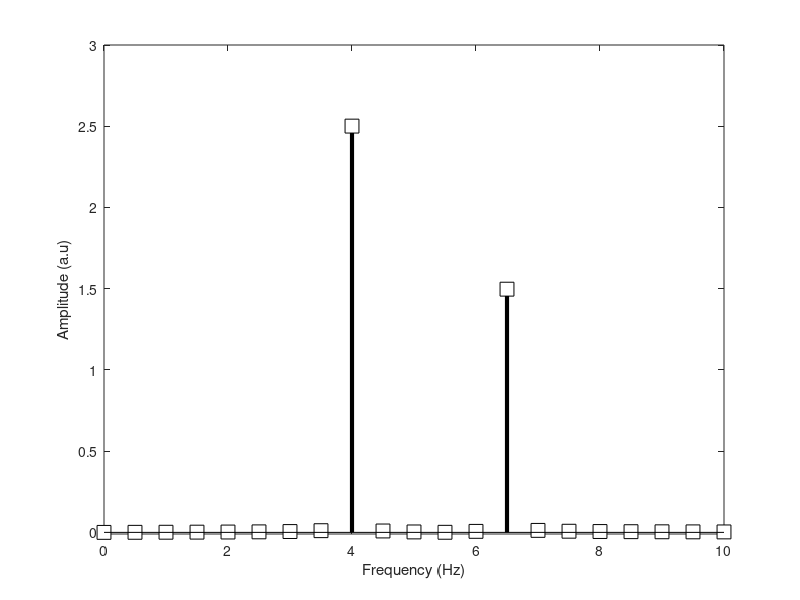
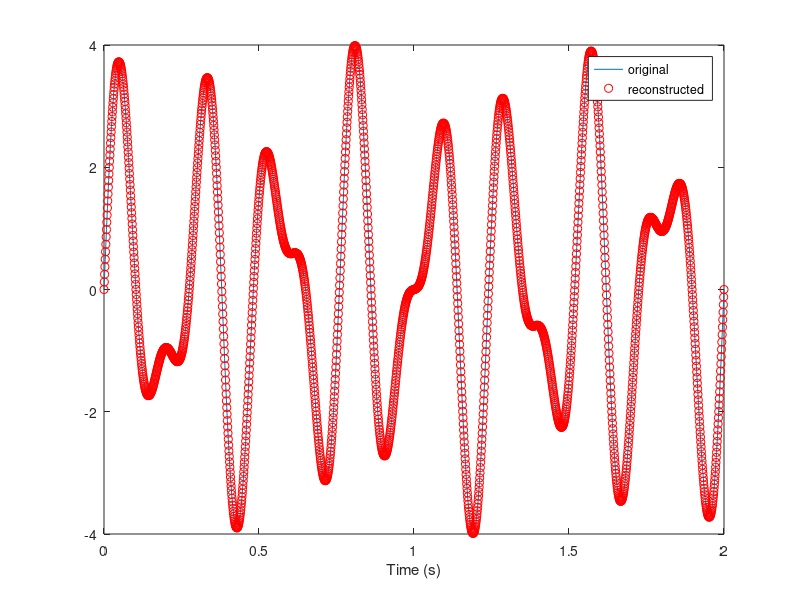
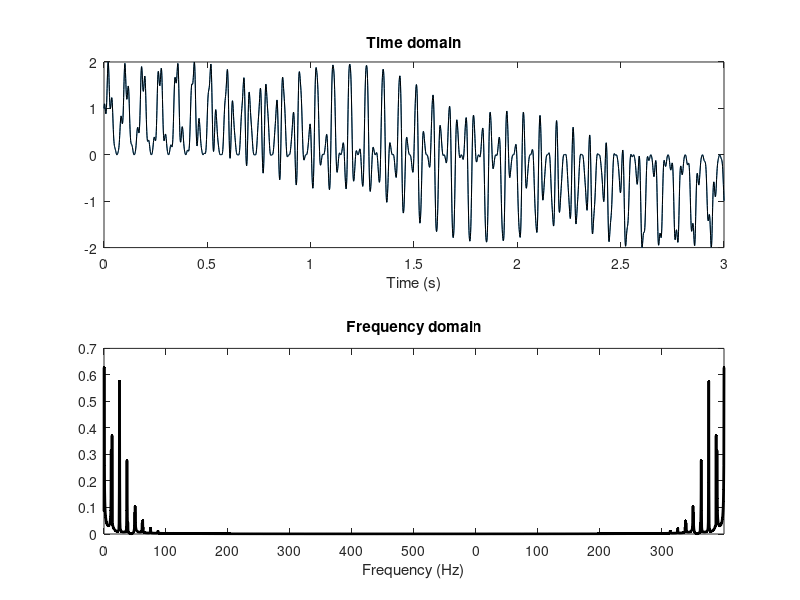

Source code (MATLAB) for these figures, in order:
%% inverse discrete fourier transform

% create the signal
srate = 1000; % hz
time = 0:1/srate:2; % time vector in seconds
pnts = length(time); % number of time points
signal = 2.5 * sin(2*pi*4*time) + 1.5 * sin (2*pi*6.5*time);

% prepare the fourier transform
fourTime = (0:pnts-1)/pnts;
fCoefs = zeros(size(signal));

for fi=1:pnts

% create complex sine wave
csw = exp(-1i*2*pi*(fi-1)*fourTime);

% compute dot product between sine wave and signal
fCoefs(fi) = sum(signal.*csw);
% these are called the fourier coefficients
end 

% extract amplitudes
ampls = abs(fCoefs) / pnts;
ampls(2:end) = 2*ampls(2:end);

% compute frequencies vector
hz = linspace(0,srate/2,floor(pnts/2)+1);

figure(1), clf
plot(hz,ampls(1:length(hz)),'s-')
% better:
stem(hz,ampls(1:length(hz)),'ks-','linew',3,'markersize',10,'markerfacecolor','w')

% make plot look a bit nicer
set(gca,'xlim',[0 10],'ylim',[-.01 3])
xlabel('Frequency (Hz)'), ylabel('Amplitude (a.u)')



%% inverse fourier transform

% initialize time-domain reconstruction 
reconsignal = zeros(size(signal));

for fi=1:pnts

% create coefficient-modulated complex sine wave
csw = fCoefs(fi) * exp(1i*2*pi*(fi-1)*fourTime);

% sum them together
reconsignal = reconsignal +csw;
end

% divide by N
reconsignal = reconsignal/pnts;

figure(2), clf
plot(time,signal)
hold on
plot(time,real(reconsignal),'ro')
legend({'original';'reconstructed'})
xlabel('Time (s)')
%% one frequency at a time 

clear

% set parametres
srate = 1000;
time = 0:1/srate:3;
pnts = length(time);

% create multispectral signal
signal = (1+sin(2*pi*12*time)) .* cos(sin(2*pi*25*time)+time);

% prepare the fourier transform
fourTime = (0:pnts-1)/pnts;
fCoefs = zeros(size(signal));

% here is the fourier transform
for fi=1:pnts
csw = exp(-1i*2*pi*(fi-1)*fourTime);
fCoefs(fi) = sum(signal.*csw)/pnts;
end

% frequencies in hz
hz = linspace(0,srate,pnts);

% setup plotting
figure(3), clf
subplot(211)
plot(time,signal), hold on
sigh = plot(time,signal,'k');
xlabel('Time (s)')
title('Time domain')

subplot(212)
powh = plot(1,'k','linew',2);
set(gca,'xlim',hz([1 end]),'xtick',0:100:900,'xticklabel',[0:100:500 400:-100]);
title('Frequency domain')
xlabel('Frequency (Hz)')

% initialize the reconstructed signal
reconsignal = zeros(size(signal));

% inverse fourier transform here
for fi=1:pnts

% create coeefficients-modulated complex sine wave
csw = fCoefs(fi) * exp(1i*2*pi*(fi-1)*fourTime);

% sum them together
reconsignal = reconsignal + csw;

% update plot for some frequencies
if  fi < dsearchn(hz',100) || fi>dsearchn(hz',srate-100)
set(sigh,'YData',real(reconsignal))
set(powh,'XData',hz(1:fi),'YData',2*abs(fCoefs(1:fi)))
pause(.05)
end
end